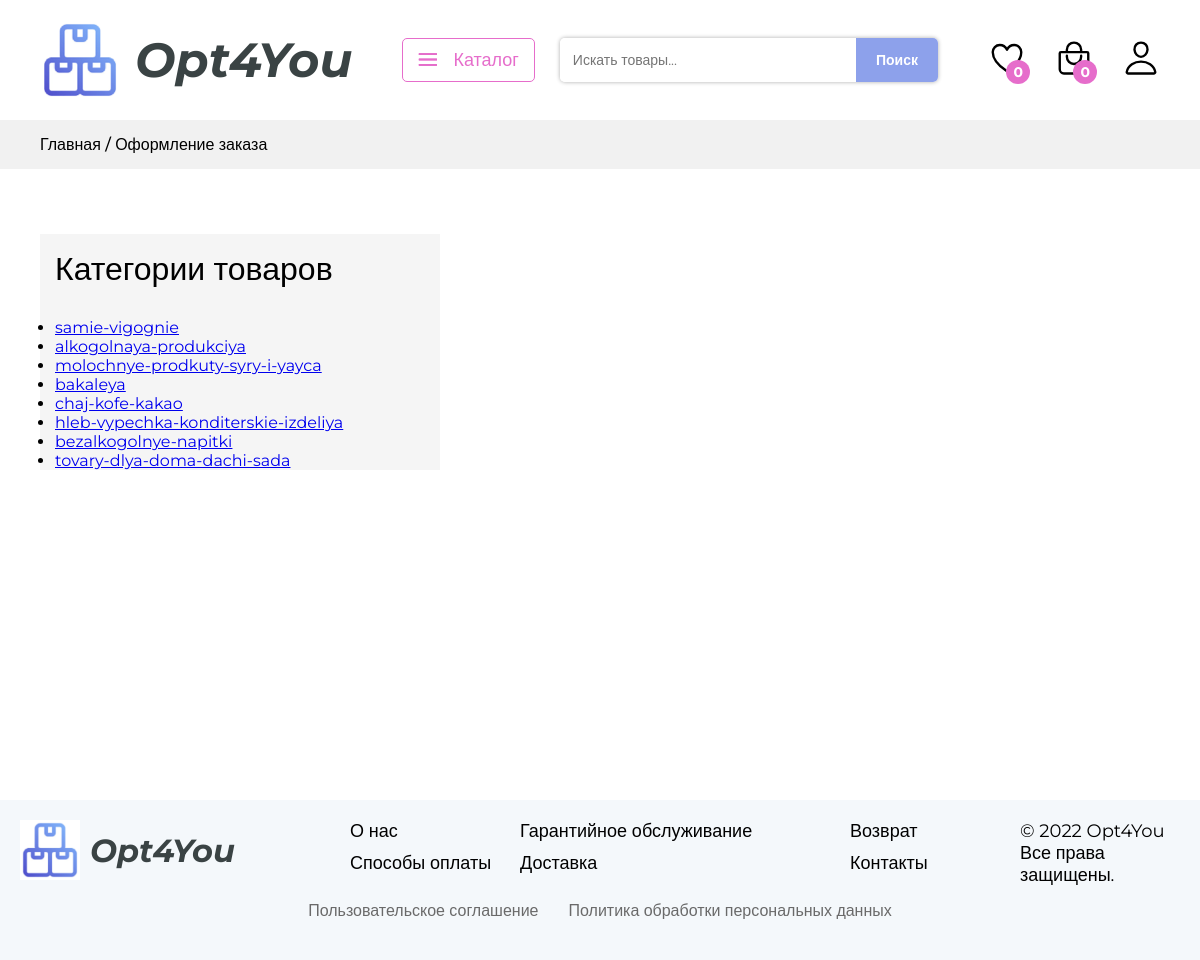
The page /tmp on the database its author committed.
### data/category.py (models this page shows, shortened)
class Category(SqlAlchemyBase, SerializerMixin):
    __tablename__ = 'category'
    id = sqlalchemy.Column(sqlalchemy.Integer, primary_key=True, autoincrement=True)
    name = sqlalchemy.Column(sqlalchemy.String)
    name_rus = sqlalchemy.Column(sqlalchemy.String)
    product = orm.relation('Product')

### app.py (the view)
@application.route('/tmp')
def tmp():
    return get_render_template('tmp.html', title="Оформление заказа")

### app.py (called while the page is built)
def get_render_template(template_name, title, **kwargs):
    if "products" in kwargs:
        kwargs["pages"] = []
        for i in range(1, len(kwargs["products"]) // 20 + (0 if (len(kwargs["products"]) % 20 == 0) else 1) + 1):
            kwargs["pages"].append([(i - 1) * 20, min([i * 20, len(kwargs['products'])])])
        kwargs["cur_page"] = 0
    return render_template(template_name, title=title, category_map=get_list_categorys(), user_is_auth=not current_user.is_anonymous,
                           cart=(session['cart'] if session.get('cart') else None), **kwargs)

### data/Inner/CategoryAPI.py (called while the page is built)
def get_list_categorys():
    session = db_session.create_session()
    categorys = session.query(Category).all()
    data = [item.to_dict(only=("name", "name_rus")) for item in categorys]
    session.close()
    return data

### data/db_session.py (called while the page is built)
def create_session() -> Session:
    global __factory
    return __factory()

### templates/tmp.html (shortened to what this page needs)
{% extends "base.html" %}
{% block stylename %}catalog{% endblock %}
{% block main %}
<div class="product">
    <div class="product__params">
        <div class="params__category">
            <p class="pramams__title">Категории товаров</p>
            <ul>
                {% for cat in category_map %}
                <li><a href="/catalog/{{cat.name}}">{{cat.name}}</a></li>
                {% endfor %}
            </ul>
        </div>
    </div>
    <div class="product__grid">
    </div>
</div>
{% endblock %}

### templates/base.html (shortened to what this page needs)
<!DOCTYPE html>
<html lang="ru">
<head>
    <link rel="stylesheet" href="/static/css/{% block stylename %}catalog{% endblock %}.css">
</head>
<body>
<header class="header">
    <a class="logo__link" href="/">
        <div class="logo">
            <img class="logo__image" src="/static/img/logo.png" alt="Логотип">
            <p class="logo__text">Opt4You</p>
        </div>
    </a>
    <div class="search">
        <div class="search__catalog-button" onClick="changeDiv()">
            <a>Каталог</a>
        </div>
        <div class="search__search">
            <input class="search__search-field" placeholder="Искать товары..." type="text" id="searchText">
            <button class="search__search-button" onclick="search()">Поиск</button>
        </div>
    </div>
    <div class="personal">
        <a class="personal__icon" href="/favourite">
            <img src="/static/img/header/favourite.svg" alt="Избранное">
            <span id="favourite">0</span>
        </a>
        <a class="personal__icon" href="/cart">
            <img src="/static/img/header/cart.svg" alt="Корзина">
            {% if cart %}
            <span id="cart">{{cart.total_count}}</span>
            {% else %}
            <span id="cart">0</span>
            {% endif %}
        </a>
        {% if user_is_auth %}
        <a class="personal__icon" href="/profile">
            <img src="/static/img/header/profile.svg" alt="Профиль">
        </a>
        {% else %}
        <a class="personal__icon" href="/register">
            <img src="/static/img/header/profile.svg" alt="Профиль">
        </a>
        {% endif %}
    </div>
</header>
<main class="main">
    <div class="navline">Главная / {{ title }}</div>
    {% block main %}
    {% endblock %}
</main>
<footer class="footer">
    <div class="footer__blocks">
        <div class="footer__block">
            <div class="footer__logo">
                <img class="footer__logo-image" src="/static/img/logo.png" alt="Логотип">
                <p class="footer__logo-text">Opt4You</p>
            </div>
        </div>
        <div class="footer__block">
            <a class="footer__link" href="#">О нас</a>
            <a class="footer__link" href="#">Способы оплаты</a>
        </div>
        <div class="footer__block">
            <a class="footer__link" href="#">Гарантийное обслуживание</a>
            <a class="footer__link" href="#">Доставка</a>
        </div>
        <div class="footer__block">
            <a class="footer__link" href="#">Возврат</a>
            <a class="footer__link" href="#">Контакты</a>
        </div>
        <div class="footer__block">
            <p class="footer__copy">© 2022 Opt4You<br>
                Все права защищены.</p>
        </div>
    </div>
    <div class="footer__bottom-menu">
        <a href="#" class="footer__bottom-link">Пользовательское соглашение</a>
        <a href="#" class="footer__bottom-link">Политика обработки персональных данных</a>
    </div>
</footer>
</body>
</html>

### static/css/catalog.css (style rules this page uses)
* { padding: 0; margin: 0; box-sizing: border-box; }
p { font-size: 32px; font-family: "Montserrat", sans-serif; }
.header { background: white; width: 100%; height: 120px; padding: 0 40px; display: flex; justify-content: space-between; }
.header a { text-decoration: none; }
.main { width: 100%; min-height: calc(100vh - 120px); }
.logo { height: 100%; padding: 20px 0; display: flex; }
.logo__link { text-decoration: none; }
.logo__image { height: 100%; }
.logo__text { font-family: "Montserrat", sans-serif; font-weight: 700; font-style: italic; padding-left: 15px; font-size: 48px; margin: auto 0; color: #3A4344; }
.search { margin: auto 50px; flex: 1 0; max-width: 700px; display: flex; }
.search__catalog-button { -webkit-touch-callout: none; -webkit-user-select: none; -khtml-user-select: none; -moz-user-select: none; -ms-user-select: none; user-select: none; position: relative; padding: 10px 15px 10px 50px; color: #E66DCB; border-radius: 5px; border: 1px solid; font-size: 18px; font-family: "Montserrat", sans-serif; font-weight: 500; }
.search__catalog-button a { color: #E66DCB !important; text-decoration: none; }
.search__catalog-button::after { position: absolute; left: 15px; top: calc(50% - 10px); width: 19px; height: 19px; content: " "; background: url("/static/img/header/burger.svg"); background-size: 100% 100%; }
.search__search { margin-left: 25px; height: 100%; flex: 1 0; border-radius: 5px; position: relative; box-shadow: 0 0 4px rgba(0, 0, 0, 0.33); }
.search__search-field { border-radius: 5px; font-size: 14px; padding: 13px; width: 100%; border: none; font-family: "Montserrat", sans-serif; color: #6C7985; padding-right: 100px; }
.search__search-button { position: absolute; background: rgba(109, 135, 230, 0.78); right: 0; height: 100%; font-family: "Montserrat", sans-serif; padding: 10px 20px; border-radius: 0 5px 5px 0; border: none; font-size: 14px; font-weight: bold; color: white; }
.personal { margin: auto 0; display: inline-block; }
.personal__icon { position: relative; text-decoration: none; }
.personal__icon img { width: 38px; height: 38px; }
.personal__icon span { position: absolute; right: 0; top: -3px; font-size: 14px; border-radius: 12px; background: #E66DCB; padding: 3px 7px; font-family: "Montserrat", sans-serif; font-weight: bold; color: white; }
.personal__icon + .personal__icon { margin-left: 25px; }
.footer { background: #F4F8FB; width: 100%; padding: 20px 20px 40px 20px; }
.footer__blocks { display: grid; grid-template-columns: 2fr 1fr 2fr 1fr 1fr; grid-gap: 10px; padding-bottom: 15px; }
.footer__block { display: flex; flex-direction: column; }
.footer__link { color: black !important; text-decoration: none; font-family: "Montserrat", sans-serif; font-weight: 500; font-size: 18px; margin-bottom: 10px; }
.footer__copy { font-size: 18px; }
.footer__logo { width: 100%; display: flex; }
.footer__logo-image { width: 60px; height: 60px; }
.footer__logo-text { font-family: "Montserrat", sans-serif; font-weight: 700; font-style: italic; padding-left: 10px; font-size: 32px; margin: auto 0; color: #3A4344; }
.footer__bottom-menu { width: 100%; display: flex; justify-content: center; }
.footer__bottom-link { color: #6A6A6A !important; text-decoration: none; font-family: "Montserrat", sans-serif; font-weight: 500; font-size: 16px; margin: 0 15px; }
.navline { padding: 15px 40px; background: #F1F1F1; font-family: "Montserrat", sans-serif; font-weight: 500; font-size: 16px; }
.pramams__title { width: 100%; padding: 15px 0 30px 0; }
.params__category { margin-top: 50px; width: 400px; margin-right: 30px; background: #F5F5F5; padding: 0 15px; }
.product { padding: 15px 40px; display: flex; }
.product__params { font-family: "Montserrat", sans-serif; }
.product__grid { padding: 0 100px; display: grid; grid-template-columns: repeat(4, 1fr); grid-gap: 40px; }

### rows shown on the page
Category: name "samie-vigognie"
Category: name "alkogolnaya-produkciya"
Category: name "molochnye-prodkuty-syry-i-yayca"
Category: name "bakaleya"
Category: name "chaj-kofe-kakao"
Category: name "hleb-vypechka-konditerskie-izdeliya"
Category: name "bezalkogolnye-napitki"
Category: name "tovary-dlya-doma-dachi-sada"

### other values the page prints
{{ title }} "Оформление заказа"
